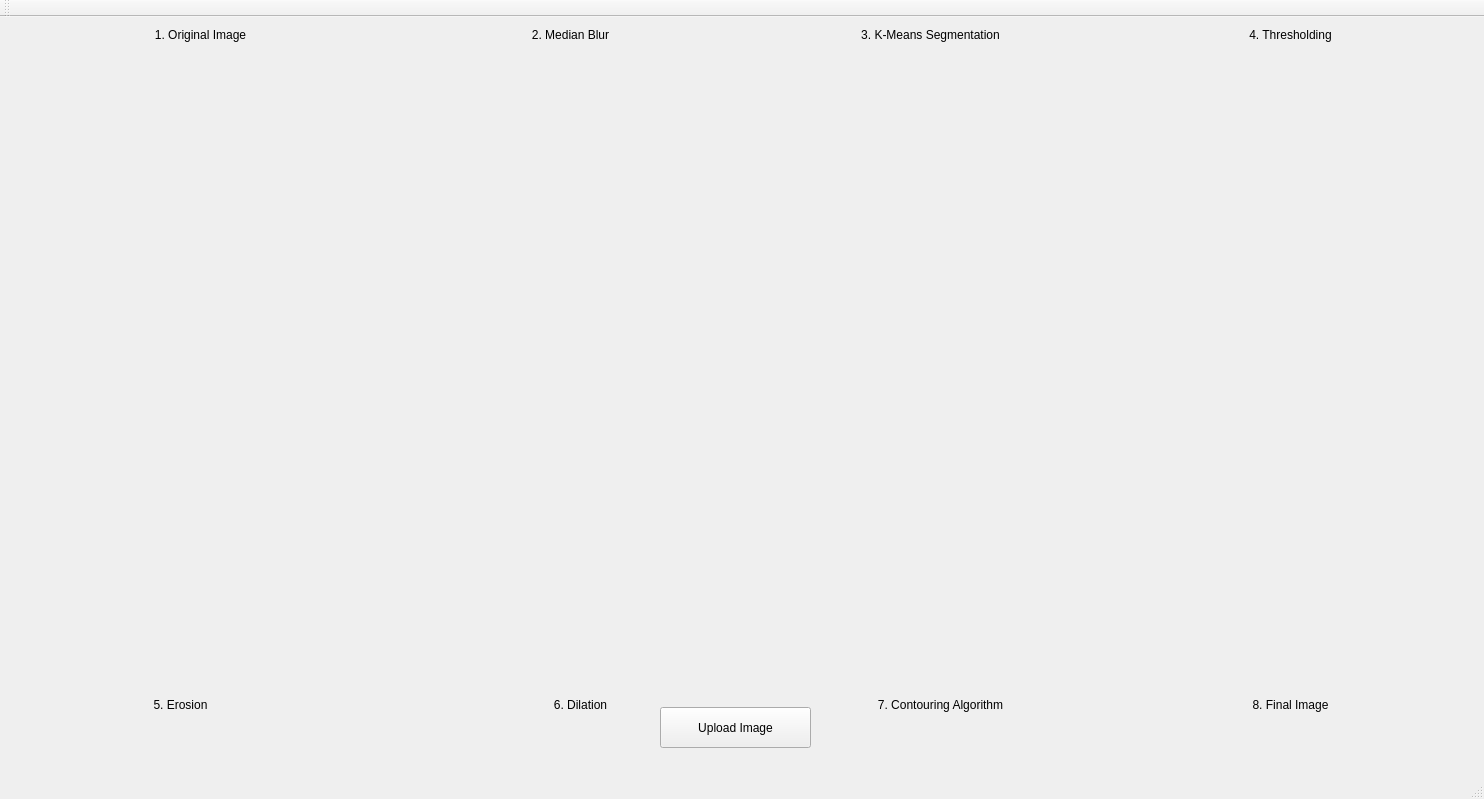
<?xml version="1.0" encoding="UTF-8"?>
<ui version="4.0">
 <class>MainWindow</class>
 <widget class="QMainWindow" name="MainWindow">
  <property name="geometry">
   <rect>
    <x>0</x>
    <y>0</y>
    <width>1484</width>
    <height>799</height>
   </rect>
  </property>
  <property name="windowTitle">
   <string>MainWindow</string>
  </property>
  <widget class="QWidget" name="centralWidget">
   <widget class="QWidget" name="gridLayoutWidget">
    <property name="geometry">
     <rect>
      <x>10</x>
      <y>30</y>
      <width>1451</width>
      <height>641</height>
     </rect>
    </property>
    <layout class="QGridLayout" name="gridLayout">
     <item row="2" column="0">
      <widget class="QLabel" name="display5">
       <property name="text">
        <string/>
       </property>
       <property name="scaledContents">
        <bool>true</bool>
       </property>
      </widget>
     </item>
     <item row="2" column="1">
      <widget class="QLabel" name="display6">
       <property name="text">
        <string/>
       </property>
       <property name="scaledContents">
        <bool>true</bool>
       </property>
      </widget>
     </item>
     <item row="0" column="0">
      <widget class="QLabel" name="display1">
       <property name="text">
        <string/>
       </property>
       <property name="scaledContents">
        <bool>true</bool>
       </property>
      </widget>
     </item>
     <item row="0" column="1">
      <widget class="QLabel" name="display2">
       <property name="text">
        <string/>
       </property>
       <property name="scaledContents">
        <bool>true</bool>
       </property>
      </widget>
     </item>
     <item row="0" column="3">
      <widget class="QLabel" name="display4">
       <property name="text">
        <string/>
       </property>
       <property name="scaledContents">
        <bool>true</bool>
       </property>
      </widget>
     </item>
     <item row="2" column="3">
      <widget class="QLabel" name="display8">
       <property name="text">
        <string/>
       </property>
       <property name="scaledContents">
        <bool>true</bool>
       </property>
      </widget>
     </item>
     <item row="0" column="2">
      <widget class="QLabel" name="display3">
       <property name="text">
        <string/>
       </property>
       <property name="scaledContents">
        <bool>true</bool>
       </property>
      </widget>
     </item>
     <item row="2" column="2">
      <widget class="QLabel" name="display7">
       <property name="text">
        <string/>
       </property>
       <property name="scaledContents">
        <bool>true</bool>
       </property>
      </widget>
     </item>
    </layout>
   </widget>
   <widget class="QPushButton" name="pushButton">
    <property name="geometry">
     <rect>
      <x>660</x>
      <y>690</y>
      <width>151</width>
      <height>41</height>
     </rect>
    </property>
    <property name="text">
     <string>Upload Image</string>
    </property>
   </widget>
   <widget class="QLabel" name="label_1">
    <property name="geometry">
     <rect>
      <x>140</x>
      <y>10</y>
      <width>121</width>
      <height>16</height>
     </rect>
    </property>
    <property name="text">
     <string>&lt;html&gt;&lt;head/&gt;&lt;body&gt;&lt;p align=&quot;center&quot;&gt;1. Original Image&lt;/p&gt;&lt;/body&gt;&lt;/html&gt;</string>
    </property>
   </widget>
   <widget class="QLabel" name="label_8">
    <property name="geometry">
     <rect>
      <x>520</x>
      <y>10</y>
      <width>101</width>
      <height>16</height>
     </rect>
    </property>
    <property name="text">
     <string>&lt;html&gt;&lt;head/&gt;&lt;body&gt;&lt;p align=&quot;center&quot;&gt;2. Median Blur&lt;/p&gt;&lt;/body&gt;&lt;/html&gt;</string>
    </property>
   </widget>
   <widget class="QLabel" name="label_2">
    <property name="geometry">
     <rect>
      <x>850</x>
      <y>10</y>
      <width>161</width>
      <height>16</height>
     </rect>
    </property>
    <property name="text">
     <string>&lt;html&gt;&lt;head/&gt;&lt;body&gt;&lt;p align=&quot;center&quot;&gt;3. K-Means Segmentation&lt;/p&gt;&lt;/body&gt;&lt;/html&gt;</string>
    </property>
   </widget>
   <widget class="QLabel" name="label_3">
    <property name="geometry">
     <rect>
      <x>1240</x>
      <y>10</y>
      <width>101</width>
      <height>16</height>
     </rect>
    </property>
    <property name="text">
     <string>&lt;html&gt;&lt;head/&gt;&lt;body&gt;&lt;p align=&quot;center&quot;&gt;4. Thresholding&lt;/p&gt;&lt;/body&gt;&lt;/html&gt;</string>
    </property>
   </widget>
   <widget class="QLabel" name="label_4">
    <property name="geometry">
     <rect>
      <x>130</x>
      <y>680</y>
      <width>101</width>
      <height>16</height>
     </rect>
    </property>
    <property name="text">
     <string>&lt;html&gt;&lt;head/&gt;&lt;body&gt;&lt;p align=&quot;center&quot;&gt;5. Erosion&lt;/p&gt;&lt;/body&gt;&lt;/html&gt;</string>
    </property>
   </widget>
   <widget class="QLabel" name="label_5">
    <property name="geometry">
     <rect>
      <x>530</x>
      <y>680</y>
      <width>101</width>
      <height>16</height>
     </rect>
    </property>
    <property name="text">
     <string>&lt;html&gt;&lt;head/&gt;&lt;body&gt;&lt;p align=&quot;center&quot;&gt;6. Dilation&lt;/p&gt;&lt;/body&gt;&lt;/html&gt;</string>
    </property>
   </widget>
   <widget class="QLabel" name="label_6">
    <property name="geometry">
     <rect>
      <x>860</x>
      <y>680</y>
      <width>161</width>
      <height>16</height>
     </rect>
    </property>
    <property name="text">
     <string>&lt;html&gt;&lt;head/&gt;&lt;body&gt;&lt;p align=&quot;center&quot;&gt;7. Contouring Algorithm&lt;/p&gt;&lt;/body&gt;&lt;/html&gt;</string>
    </property>
   </widget>
   <widget class="QLabel" name="label_7">
    <property name="geometry">
     <rect>
      <x>1240</x>
      <y>680</y>
      <width>101</width>
      <height>16</height>
     </rect>
    </property>
    <property name="text">
     <string>&lt;html&gt;&lt;head/&gt;&lt;body&gt;&lt;p align=&quot;center&quot;&gt;8. Final Image&lt;/p&gt;&lt;/body&gt;&lt;/html&gt;</string>
    </property>
   </widget>
  </widget>
  <widget class="QMenuBar" name="menuBar">
   <property name="geometry">
    <rect>
     <x>0</x>
     <y>0</y>
     <width>1484</width>
     <height>24</height>
    </rect>
   </property>
  </widget>
  <widget class="QToolBar" name="mainToolBar">
   <attribute name="toolBarArea">
    <enum>TopToolBarArea</enum>
   </attribute>
   <attribute name="toolBarBreak">
    <bool>false</bool>
   </attribute>
  </widget>
  <widget class="QStatusBar" name="statusBar"/>
 </widget>
 <layoutdefault spacing="6" margin="11"/>
 <resources/>
 <connections/>
</ui>
